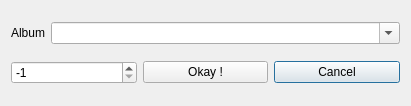
<ui version="4.0" >
 <class>AlbumBox</class>
 <widget class="QDialog" name="AlbumBox" >
  <property name="geometry" >
   <rect>
    <x>0</x>
    <y>0</y>
    <width>411</width>
    <height>106</height>
   </rect>
  </property>
  <property name="focusPolicy" >
   <enum>Qt::NoFocus</enum>
  </property>
  <property name="windowTitle" >
   <string>Enter Album</string>
  </property>
  <property name="sizeGripEnabled" >
   <bool>false</bool>
  </property>
  <layout class="QGridLayout" >
   <property name="leftMargin" >
    <number>11</number>
   </property>
   <property name="topMargin" >
    <number>11</number>
   </property>
   <property name="rightMargin" >
    <number>11</number>
   </property>
   <property name="bottomMargin" >
    <number>11</number>
   </property>
   <property name="horizontalSpacing" >
    <number>6</number>
   </property>
   <property name="verticalSpacing" >
    <number>6</number>
   </property>
   <item row="0" column="0" colspan="3" >
    <layout class="QHBoxLayout" >
     <item>
      <widget class="QLabel" name="TextLabel1_2" >
       <property name="sizePolicy" >
        <sizepolicy vsizetype="Preferred" hsizetype="Preferred" >
         <horstretch>0</horstretch>
         <verstretch>0</verstretch>
        </sizepolicy>
       </property>
       <property name="text" >
        <string>Album</string>
       </property>
       <property name="wordWrap" >
        <bool>false</bool>
       </property>
      </widget>
     </item>
     <item>
      <widget class="QComboBox" name="album" >
       <property name="sizePolicy" >
        <sizepolicy vsizetype="Fixed" hsizetype="MinimumExpanding" >
         <horstretch>0</horstretch>
         <verstretch>0</verstretch>
        </sizepolicy>
       </property>
       <property name="editable" >
        <bool>true</bool>
       </property>
      </widget>
     </item>
    </layout>
   </item>
   <item row="1" column="2" >
    <widget class="QPushButton" name="PushButton2" >
     <property name="text" >
      <string>Cancel</string>
     </property>
    </widget>
   </item>
   <item row="1" column="1" >
    <widget class="QPushButton" name="PushButton17" >
     <property name="text" >
      <string>Okay !</string>
     </property>
    </widget>
   </item>
   <item row="1" column="0" >
    <widget class="QSpinBox" name="number" >
     <property name="minimum" >
      <number>-1</number>
     </property>
     <property name="value" >
      <number>-1</number>
     </property>
    </widget>
   </item>
  </layout>
 </widget>
 <layoutdefault spacing="6" margin="11" />
 <pixmapfunction>qPixmapFromMimeSource</pixmapfunction>
 <tabstops>
  <tabstop>album</tabstop>
  <tabstop>number</tabstop>
  <tabstop>PushButton17</tabstop>
  <tabstop>PushButton2</tabstop>
 </tabstops>
 <resources/>
 <connections>
  <connection>
   <sender>PushButton17</sender>
   <signal>clicked()</signal>
   <receiver>AlbumBox</receiver>
   <slot>accept()</slot>
   <hints>
    <hint type="sourcelabel" >
     <x>20</x>
     <y>20</y>
    </hint>
    <hint type="destinationlabel" >
     <x>20</x>
     <y>20</y>
    </hint>
   </hints>
  </connection>
  <connection>
   <sender>PushButton2</sender>
   <signal>clicked()</signal>
   <receiver>AlbumBox</receiver>
   <slot>reject()</slot>
   <hints>
    <hint type="sourcelabel" >
     <x>20</x>
     <y>20</y>
    </hint>
    <hint type="destinationlabel" >
     <x>20</x>
     <y>20</y>
    </hint>
   </hints>
  </connection>
 </connections>
</ui>
